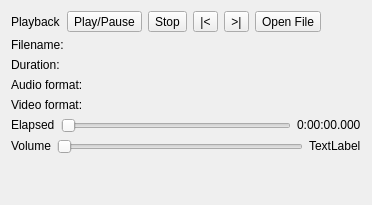
       <widget class="QWidget" name="tab">
        <attribute name="title">
         <string>M&amp;edia</string>
        </attribute>
        <layout class="QVBoxLayout" name="verticalLayout_11">
         <item>
          <layout class="QHBoxLayout" name="horizontalLayout_11">
           <item>
            <widget class="QLabel" name="label_7">
             <property name="text">
              <string>Playback</string>
             </property>
             <property name="buddy">
              <cstring>playMediaFileButton</cstring>
             </property>
            </widget>
           </item>
           <item>
            <widget class="QToolButton" name="playMediaFileButton">
             <property name="text">
              <string>Play/Pause</string>
             </property>
             <property name="icon">
              <iconset resource="resources.qrc">
               <normaloff>:/images/images/play.png</normaloff>:/images/images/play.png</iconset>
             </property>
            </widget>
           </item>
           <item>
            <widget class="QToolButton" name="stopMediaFileButton">
             <property name="text">
              <string>Stop</string>
             </property>
             <property name="icon">
              <iconset resource="resources.qrc">
               <normaloff>:/images/images/stop.png</normaloff>:/images/images/stop.png</iconset>
             </property>
            </widget>
           </item>
           <item>
            <widget class="QToolButton" name="prevMediaFileButton">
             <property name="toolTip">
              <string>Previous track (Alt+Shift+Left)</string>
             </property>
             <property name="accessibleName">
              <string>Previous track</string>
             </property>
             <property name="text">
              <string>|&lt;</string>
             </property>
            </widget>
           </item>
           <item>
            <widget class="QToolButton" name="nextMediaFileButton">
             <property name="toolTip">
              <string>Next track (Alt+Shift+Right)</string>
             </property>
             <property name="accessibleName">
              <string>Next track</string>
             </property>
             <property name="text">
              <string>&gt;|</string>
             </property>
            </widget>
           </item>
           <item>
            <widget class="QToolButton" name="openMediaFileButton">
             <property name="toolTip">
              <string>Browse</string>
             </property>
             <property name="text">
              <string>Open File</string>
             </property>
             <property name="icon">
              <iconset resource="resources.qrc">
               <normaloff>:/images/images/file_open.png</normaloff>:/images/images/file_open.png</iconset>
             </property>
            </widget>
           </item>
           <item>
            <spacer name="horizontalSpacer">
             <property name="orientation">
              <enum>Qt::Orientation::Horizontal</enum>
             </property>
             <property name="sizeHint" stdset="0">
              <size>
               <width>40</width>
               <height>20</height>
              </size>
             </property>
            </spacer>
           </item>
          </layout>
         </item>
         <item>
          <layout class="QHBoxLayout" name="horizontalLayout_13" stretch="0">
           <item>
            <widget class="QLabel" name="mediaFileNameLabel">
             <property name="focusPolicy">
              <enum>Qt::FocusPolicy::StrongFocus</enum>
             </property>
             <property name="text">
              <string>Filename:</string>
             </property>
            </widget>
           </item>
          </layout>
         </item>
         <item>
          <layout class="QHBoxLayout" name="horizontalLayout_9" stretch="0">
           <item>
            <widget class="QLabel" name="mediaDurationLabel">
             <property name="focusPolicy">
              <enum>Qt::FocusPolicy::StrongFocus</enum>
             </property>
             <property name="text">
              <string>Duration:</string>
             </property>
            </widget>
           </item>
          </layout>
         </item>
         <item>
          <layout class="QHBoxLayout" name="horizontalLayout_10" stretch="0">
           <item>
            <widget class="QLabel" name="mediaAudioFmtLabel">
             <property name="focusPolicy">
              <enum>Qt::FocusPolicy::StrongFocus</enum>
             </property>
             <property name="text">
              <string>Audio format:</string>
             </property>
            </widget>
           </item>
          </layout>
         </item>
         <item>
          <layout class="QHBoxLayout" name="horizontalLayout_8" stretch="0">
           <item>
            <widget class="QLabel" name="mediaVideoFmtLabel">
             <property name="focusPolicy">
              <enum>Qt::FocusPolicy::StrongFocus</enum>
             </property>
             <property name="text">
              <string>Video format:</string>
             </property>
            </widget>
           </item>
          </layout>
         </item>
         <item>
          <layout class="QHBoxLayout" name="horizontalLayout_7">
           <item>
            <widget class="QLabel" name="playbackElapsedStaticLabel">
             <property name="focusPolicy">
              <enum>Qt::FocusPolicy::StrongFocus</enum>
             </property>
             <property name="text">
              <string>Elapsed</string>
             </property>
             <property name="buddy">
              <cstring>playbackOffsetSlider</cstring>
             </property>
            </widget>
           </item>
           <item>
            <widget class="QSlider" name="playbackOffsetSlider">
             <property name="accessibleName">
              <string>Elapsed time</string>
             </property>
             <property name="accessibleDescription">
              <string>Start position</string>
             </property>
             <property name="orientation">
              <enum>Qt::Orientation::Horizontal</enum>
             </property>
            </widget>
           </item>
           <item>
            <widget class="QLabel" name="playbackTimeLabel">
             <property name="sizePolicy">
              <sizepolicy hsizetype="Preferred" vsizetype="Preferred">
               <horstretch>0</horstretch>
               <verstretch>0</verstretch>
              </sizepolicy>
             </property>
             <property name="focusPolicy">
              <enum>Qt::FocusPolicy::StrongFocus</enum>
             </property>
             <property name="text">
              <string notr="true">0:00:00.000</string>
             </property>
             <property name="buddy">
              <cstring>playbackOffsetSlider</cstring>
             </property>
            </widget>
           </item>
          </layout>
         </item>
         <item>
          <layout class="QHBoxLayout" name="horizontalLayout_12">
           <item>
            <widget class="QLabel" name="mediaVolumeStaticLabel">
             <property name="focusPolicy">
              <enum>Qt::FocusPolicy::StrongFocus</enum>
             </property>
             <property name="text">
              <string>Volume</string>
             </property>
             <property name="buddy">
              <cstring>mediaVolumeSlider</cstring>
             </property>
            </widget>
           </item>
           <item>
            <widget class="QSlider" name="mediaVolumeSlider">
             <property name="accessibleName">
              <string>Volume level</string>
             </property>
             <property name="orientation">
              <enum>Qt::Orientation::Horizontal</enum>
             </property>
            </widget>
           </item>
           <item>
            <widget class="QLabel" name="mediaVolumeLabel">
             <property name="focusPolicy">
              <enum>Qt::FocusPolicy::StrongFocus</enum>
             </property>
             <property name="text">
              <string>TextLabel</string>
             </property>
             <property name="buddy">
              <cstring>mediaVolumeSlider</cstring>
             </property>
            </widget>
           </item>
          </layout>
         </item>
         <item>
          <spacer name="verticalSpacer_11">
           <property name="orientation">
            <enum>Qt::Orientation::Vertical</enum>
           </property>
           <property name="sizeHint" stdset="0">
            <size>
             <width>20</width>
             <height>40</height>
            </size>
           </property>
          </spacer>
         </item>
        </layout>
       </widget>
